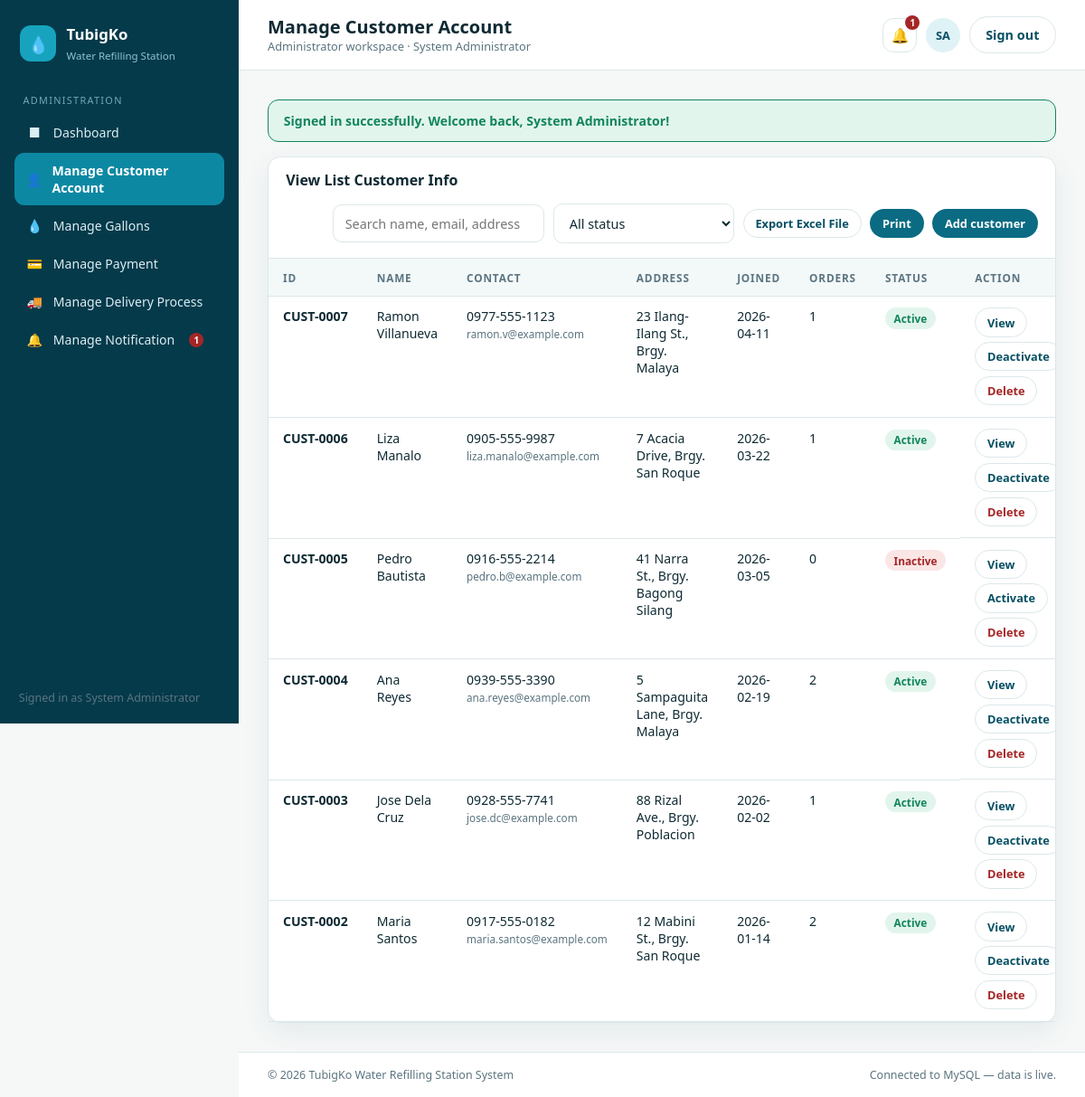
The page /admin/customers.php (signed in) on the database its author committed.
### tables this page shows
CREATE TABLE IF NOT EXISTS users (
  id            INT AUTO_INCREMENT PRIMARY KEY,
  full_name     VARCHAR(100)    NOT NULL,
  username      VARCHAR(50)     NOT NULL UNIQUE,
  email         VARCHAR(100)    NOT NULL UNIQUE,
  password      VARCHAR(255)    NOT NULL,
  phone         VARCHAR(30)     DEFAULT NULL,
  address       TEXT            DEFAULT NULL,
  barangay      VARCHAR(100)    DEFAULT NULL,
  landmark      VARCHAR(150)    DEFAULT NULL,
  role          ENUM('admin','customer') NOT NULL DEFAULT 'customer',
  status        ENUM('active','inactive') NOT NULL DEFAULT 'active',
  created_at    TIMESTAMP       NOT NULL DEFAULT CURRENT_TIMESTAMP
);

### includes/auth.php (called while the page is built, shortened)
<?php
require_once __DIR__ . '/db.php';
function current_user(): ?array
{
    static $cached = null;
    static $loaded = false;
    if ($loaded) {
        return $cached;
    }
    $loaded = true;
    $cached = db_one('SELECT id, full_name, username, email, phone, address, barangay, landmark, role, status FROM users WHERE id = ?', [$_SESSION['user_id']]);
    return $cached;
}
function require_login(?string $role = null): void
{
    $user = current_user();
}
function flash_all(): array
{
    $flash = $_SESSION['flash'] ?? [];
    return $flash;
}

### includes/db.php (called while the page is built, shortened)
<?php
function db(): PDO
{
    static $pdo = null;
    if ($pdo instanceof PDO) {
        return $pdo;
    }
    $dsn = 'mysql:host=' . DB_HOST . ';port=' . DB_PORT . ';dbname=' . DB_NAME . ';charset=utf8mb4';
    try {
        $pdo = new PDO($dsn, DB_USER, DB_PASS, [
            PDO::ATTR_ERRMODE            => PDO::ERRMODE_EXCEPTION,
            PDO::ATTR_DEFAULT_FETCH_MODE => PDO::FETCH_ASSOC,
            PDO::ATTR_EMULATE_PREPARES   => false,
        ]);
    } catch (PDOException $e) {
        error_log('TubigKo DB connection failed: ' . $e->getMessage());
        http_response_code(500);
        die('The system is temporarily unavailable. Please try again in a moment.');
    }
    return $pdo;
}
function db_query(string $sql, array $params = []): array
{
    try {
        $stmt = db()->prepare($sql);
        $stmt->execute($params);
        return $stmt->fetchAll();
    } catch (PDOException $e) {
        error_log('TubigKo query failed: ' . $e->getMessage() . ' | SQL: ' . $sql);
        return [];
    }
}
function db_one(string $sql, array $params = []): ?array
{
    $rows = db_query($sql, $params);
    return $rows[0] ?? null;
}
function e(?string $value): string
{
    return htmlspecialchars((string)$value, ENT_QUOTES, 'UTF-8');
}

### includes/data.php (called while the page is built, shortened)
<?php
require_once __DIR__ . '/db.php';
function badge_class($status)
{
    $s = strtolower($status);
    if (in_array($s, ["paid", "delivered", "active", "enabled", "received by customer"])) return "badge badge--ok";
    if (in_array($s, ["failed", "inactive", "disabled", "cancelled", "refunded"])) return "badge badge--bad";
    return "badge";
}
function load_customers(): array
{
    $rows = db_query(
        "SELECT u.*, COALESCE(o.order_count, 0) AS order_count
         FROM users u
         LEFT JOIN (SELECT customer_id, COUNT(*) AS order_count FROM deliveries GROUP BY customer_id) o
           ON o.customer_id = u.id
         WHERE u.role = 'customer'
         ORDER BY u.created_at DESC"
    );
    return array_map(function ($c) {
        return [
            'db_id'   => (int)$c['id'],
            'id'      => sprintf('CUST-%04d', $c['id']),
            'name'    => $c['full_name'],
            'phone'   => $c['phone'],
            'email'   => $c['email'],
            'address' => $c['address'],
            'joined'  => substr($c['created_at'], 0, 10),
            'orders'  => (int)$c['order_count'],
            'status'  => ucfirst($c['status']),
        ];
    }, $rows);
}

### admin/customers.php (the view, shortened to what this page needs)
<?php
$BASE = '..'; $ROLE = 'admin'; $PAGE_TITLE = 'Manage Customer Account';
require_once __DIR__ . '/../includes/auth.php';
require_login('admin');
require_once __DIR__ . '/../includes/data.php';
include __DIR__ . '/../includes/header.php';
$CUSTOMERS = load_customers();
?>
<section class="card">
  <div class="card__head">
    <h3>View List Customer Info</h3>
    <div class="spacer toolbar no-print">
      <input type="search" data-search="customerTable" placeholder="Search name, email, address...">
      <select data-filter="customerTable">
        <option value="">All status</option><option value="Active">Active</option><option value="Inactive">Inactive</option>
      </select>
      <button class="btn btn--ghost btn--sm" onclick="exportTable('customerTable','tubigko-customers')">Export Excel File</button>
      <button class="btn btn--sm" onclick="printPage()">Print</button>
      <button class="btn btn--sm" onclick="openModal('addCustomerModal')">Add customer</button>
    </div>
  </div>
  <div class="table-wrap">
    <table id="customerTable">
      <thead><tr><th>ID</th><th>Name</th><th>Contact</th><th>Address</th><th>Joined</th><th>Orders</th><th>Status</th><th class="no-print">Action</th></tr></thead>
      <tbody>
      <?php foreach ($CUSTOMERS as $c):
        $detail = json_encode([
          '__title' => $c['name'],
          'Customer ID' => $c['id'], 'Full name' => $c['name'], 'Mobile' => $c['phone'],
          'Email' => $c['email'], 'Address' => $c['address'], 'Date joined' => $c['joined'],
          'Total orders' => $c['orders'], 'Account status' => $c['status'],
        ], JSON_HEX_APOS | JSON_HEX_QUOT | JSON_HEX_TAG); ?>
        <tr data-filter-value="<?= e($c['status']) ?>">
          <td><strong><?= e($c['id']) ?></strong></td>
          <td><?= e($c['name']) ?></td>
          <td><?= e($c['phone']) ?><br><small class="muted"><?= e($c['email']) ?></small></td>
          <td><?= e($c['address']) ?></td>
          <td><?= e($c['joined']) ?></td>
          <td><?= (int)$c['orders'] ?></td>
          <td><span class="<?= badge_class($c['status']) ?>"><?= e($c['status']) ?></span></td>
          <td class="no-print" style="display:flex;gap:.35rem;flex-wrap:wrap">
            <button class="btn btn--ghost btn--sm" data-detail='<?= $detail ?>'>View</button>
            <form method="post" action="customers.php" style="display:inline">
              <?php if ($c['status'] === 'Active'): ?>
                <button class="btn btn--ghost btn--sm" type="submit">Deactivate</button>
              <?php else: ?>
                <button class="btn btn--ghost btn--sm" type="submit">Activate</button>
              <?php endif; ?>
            </form>
            <form method="post" action="customers.php" style="display:inline" onsubmit="return confirm('Delete this customer? This cannot be undone.');">
              <button class="btn btn--ghost btn--sm" type="submit" style="color:var(--bad)">Delete</button>
            </form>
          </td>
        </tr>
      <?php endforeach; ?>
      </tbody>
    </table>
  </div>
</section>
<?php include __DIR__ . '/../includes/footer.php'; ?>

### includes/header.php (shortened to what this page needs)
<?php
require_once __DIR__ . '/auth.php';
require_once __DIR__ . '/data.php';
$BASE = $BASE ?? '.';
$PAGE_TITLE = $PAGE_TITLE ?? 'Dashboard';
$ROLE = $ROLE ?? 'admin';
$__me = current_user();
$__initials = 'U';
if ($__me && trim($__me['full_name']) !== '') {
    $__parts = preg_split('/\s+/', trim($__me['full_name']));
    $__initials = strtoupper(substr($__parts[0], 0, 1) . substr(end($__parts), 0, 1));
}
$__unread = $__me ? (int)(db_one(
    'SELECT COUNT(*) AS c FROM notifications WHERE (user_id = ? OR user_id IS NULL) AND is_read = 0',
    [$__me['id']]
)['c'] ?? 0) : 0;
?>
<!DOCTYPE html>
<html lang="en">
<head>
<link rel="stylesheet" href="<?= $BASE ?>/assets/css/style.css">
</head>
<body class="app">
<div class="layout">
<?php include __DIR__ . '/sidebar.php'; ?>
  <main class="main">
    <header class="topbar">
      <div>
        <h1 class="topbar__title"><?= htmlspecialchars($PAGE_TITLE) ?></h1>
        <p class="topbar__sub"><?= $ROLE === 'admin' ? 'Administrator workspace' : 'Customer workspace' ?><?= $__me ? ' &middot; ' . e($__me['full_name']) : '' ?></p>
      </div>
      <div class="topbar__right">
        <a class="icon-btn" href="<?= $BASE ?>/<?= $ROLE ?>/notifications.php" aria-label="Notifications" style="position:relative">
          &#128276;<?php if ($__unread > 0): ?><span class="notif-count"><?= $__unread > 9 ? '9+' : $__unread ?></span><?php endif; ?>
        </a>
        <div class="avatar" aria-hidden="true"><?= e($__initials) ?></div>
        <a class="btn btn--ghost" href="<?= $BASE ?>/logout.php">Sign out</a>
      </div>
    </header>
    <div class="content">
      <?php foreach (flash_all() as $type => $msg): ?>
        <div class="flash flash--<?= e($type) ?>"><?= e($msg) ?></div>
      <?php endforeach; ?>

### includes/sidebar.php
<?php
$current = basename($_SERVER['PHP_SELF']);
$adminNav = [
  ['dashboard.php','Dashboard','&#9632;'],
  ['customers.php','Manage Customer Account','&#128100;'],
  ['gallons.php','Manage Gallons','&#128167;'],
  ['payments.php','Manage Payment','&#128179;'],
  ['deliveries.php','Manage Delivery Process','&#128666;'],
  ['notifications.php','Manage Notification','&#128276;'],
];
$customerNav = [
  ['gallons.php','Gallon','&#128167;'],
  ['payment.php','Payment','&#128179;'],
  ['delivery.php','Delivery Process','&#128666;'],
  ['notifications.php','Notification','&#128276;'],
];
$nav = $ROLE === 'admin' ? $adminNav : $customerNav;
?>
<aside class="side" id="sidebar">
  <a class="brand" href="<?= $BASE ?>/index.php">
    <span class="brand__mark">&#128167;</span>
    <span>
      <strong>TubigKo</strong>
      <small>Water Refilling Station</small>
    </span>
  </a>
  <nav class="nav">
    <p class="nav__label"><?= $ROLE === 'admin' ? 'Administration' : 'My Account' ?></p>
    <?php foreach ($nav as $item): ?>
      <a class="nav__link<?= $current === $item[0] ? ' is-active' : '' ?>" href="<?= $BASE ?>/<?= $ROLE ?>/<?= $item[0] ?>">
        <span class="nav__icon"><?= $item[2] ?></span><?= $item[1] ?><?php if ($item[0] === 'notifications.php' && !empty($__unread)): ?><span class="notif-count" style="position:static;margin-left:.4rem"><?= $__unread > 9 ? '9+' : $__unread ?></span><?php endif; ?>
      </a>
    <?php endforeach; ?>
  </nav>
  <div class="side__foot">
    <span class="muted" style="font-size:.78rem;padding:0 .3rem">Signed in as <?= isset($__me) && $__me ? e($__me['full_name']) : '' ?></span>
  </div>
</aside>

### rows shown on the page
users: id "1", full_name "System Administrator", full_name "SA"
users: id "CUST-0007", full_name "Ramon Villanueva", phone "0977-555-1123", email "ramon.v@example.com", address "23 Ilang-Ilang St., Brgy. Malaya", joined "2026-04-11", orders "1", status "Active", shows "Deactivate"
users: id "CUST-0006", full_name "Liza Manalo", phone "0905-555-9987", email "liza.manalo@example.com", address "7 Acacia Drive, Brgy. San Roque", joined "2026-03-22", orders "1", status "Active", shows "Deactivate"
users: id "CUST-0005", full_name "Pedro Bautista", phone "0916-555-2214", email "pedro.b@example.com", address "41 Narra St., Brgy. Bagong Silang", joined "2026-03-05", orders "0", status "Inactive", shows "Activate"
users: id "CUST-0004", full_name "Ana Reyes", phone "0939-555-3390", email "ana.reyes@example.com", address "5 Sampaguita Lane, Brgy. Malaya", joined "2026-02-19", orders "2", status "Active", shows "Deactivate"
users: id "CUST-0003", full_name "Jose Dela Cruz", phone "0928-555-7741", email "jose.dc@example.com", address "88 Rizal Ave., Brgy. Poblacion", joined "2026-02-02", orders "1", status "Active", shows "Deactivate"
users: id "CUST-0002", full_name "Maria Santos", phone "0917-555-0182", email "maria.santos@example.com", address "12 Mabini St., Brgy. San Roque", joined "2026-01-14", orders "2", status "Active", shows "Deactivate"

### other values the page prints
$item[2] "■"
$item[1] "Dashboard"
$item[1] "Manage Customer Account"
$item[2] "💧"
$item[1] "Manage Gallons"
$item[2] "💳"
$item[1] "Manage Payment"
$item[2] "🚚"
$item[1] "Manage Delivery Process"
$item[2] "🔔"
$item[1] "Manage Notification"
$PAGE_TITLE "Manage Customer Account"
$msg "Signed in successfully. Welcome back, System Administrator!"
